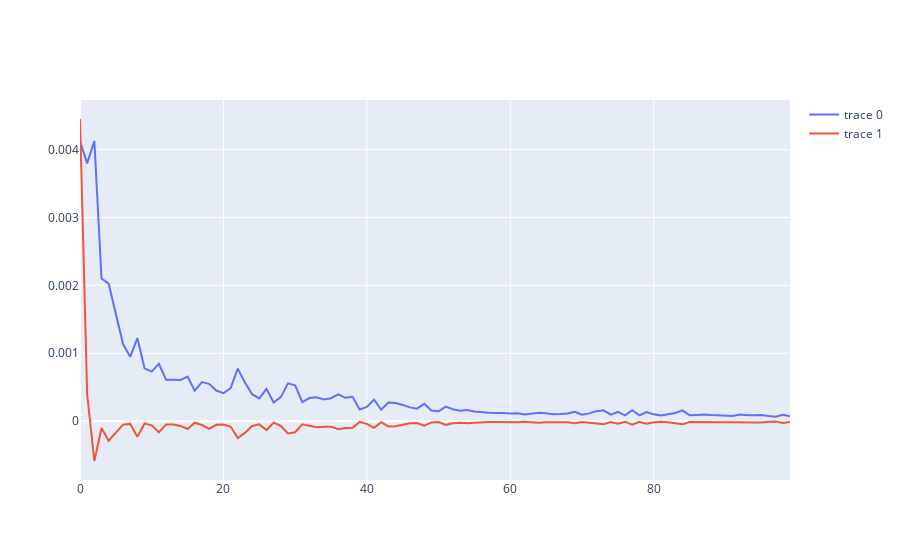

This figure's notebook cell:
### Code cell
# utils.plot_history(cleaning_history)
fig = go.Figure()

fig.add_traces(
    go.Scatter(
        x=[x for x in range(len(quenching_history))],
        y=[loss['val_loss1'] for loss in quenching_history]
    )
)
fig.add_traces(
    go.Scatter(
        x=[x for x in range(len(quenching_history))],
        y=[loss['val_loss2'] for loss in quenching_history]
    )
)
